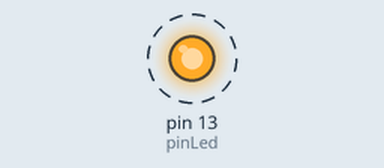
Recording of a sketch running on a simulated Arduino Uno, built with avr-gcc and run on an emulated ATmega328P. Parts: output pins drawn as LEDs (lit = HIGH). Dashed ring = blinking.

Above: at 0.5 s.
Timing chart, 0 to 4.6 s (numbered marks = the images above):
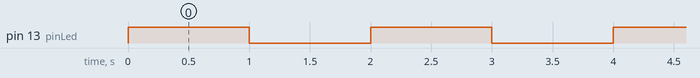

The sketch:

Lab2-4-blink.ino
```cpp
/*
 * This sketch is an introductory sketch for blinking the LEDs on the Wildlogger
 * board.
 *
 * The board has auxiliary LEDs on pins 4, 13, and 27.
 *
 */

int pinLed = 13;

void setup()
{
    pinMode(pinLed, OUTPUT);
    digitalWrite(pinLed, LOW);
}

// the loop function runs over and over again forever
void loop()
{
    digitalWrite(pinLed, HIGH);     // turn LED on by setting pin HIGH
    delay(1000);                    // delay for 1000 milliseconds (1 second)
    digitalWrite(pinLed, LOW);     // turn LED off by setting pin LOW
    delay(1000);                    // delay for 1000 milliseconds (1 second)
}
```

Measured:
- by itself, pin 13 (pinLed): alternates HIGH for 1.0 s and LOW for 1.0 s
